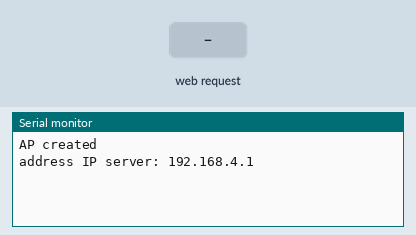
Recording of a sketch running on a simulated ESP32-S2. On the bench: the last lines printed to the serial monitor. The inputs (shaded band) are chosen by the test bench. A WiFi scan finds three made-up networks.

Above: at 0.8 s.
0.9 s: HTTP request GET /scan received
At 1.3 s:
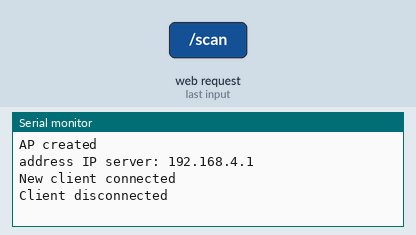
At 4.2 s:
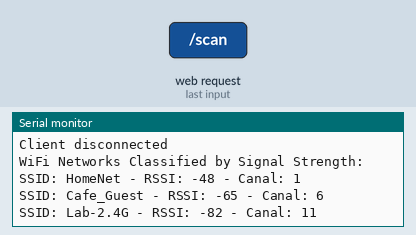

The sketch:

0.7-ESP32-S2.ino
```cpp
#include <WiFi.h>

const char* apSSID = "ESP32_AP";
const char* apPassword = "password123";

bool scanning = false;

struct NetworkInfo {
  String ssid;
  int rssi;
  int channel;
};

NetworkInfo networks[20];

void setup() {
  Serial.begin(115200);

  WiFi.softAP(apSSID, apPassword);

  Serial.println("AP created");

  Serial.print("address IP server: ");
  Serial.println(WiFi.softAPIP());

  startServer();
}

void loop() {
}

void swapNetworks(int i, int j) {
  NetworkInfo temp = networks[i];
  networks[i] = networks[j];
  networks[j] = temp;
}

void scanNetworks() {
  int numNetworks = WiFi.scanNetworks();
  if (numNetworks == 0) {
    Serial.println("No WiFi Found.");
  } else {
    Serial.println("WiFi Networks Classified by Signal Strength:");

    for (int i = 0; i < numNetworks; i++) {
      networks[i].ssid = WiFi.SSID(i);
      networks[i].rssi = WiFi.RSSI(i);
      networks[i].channel = WiFi.channel(i);
    }

    for (int i = 0; i < numNetworks; i++) {
      for (int j = i + 1; j < numNetworks; j++) {
        if (networks[j].rssi > networks[i].rssi) {
          swapNetworks(i, j);
        }
      }
    }

    for (int i = 0; i < numNetworks; i++) {
      Serial.print("SSID: ");
      Serial.print(networks[i].ssid);
      Serial.print(" - RSSI: ");
      Serial.print(networks[i].rssi);
      Serial.print(" - Canal: ");
      Serial.println(networks[i].channel);
    }
  }
}

void startServer() {
  WiFiServer server(80);

  server.begin();

  while (true) {
    WiFiClient client = server.available();

    if (client) {
      Serial.println("New client connected");

      String request = client.readStringUntil('\r');
      client.flush();

      if (request.indexOf("GET /scan") != -1) {
        scanning = true;
      }

      sendResponse(client);

      client.stop();
      Serial.println("Client disconnected");
    }

    if (scanning) {
      scanNetworks();
      scanning = false;
    }
  }
}

void sendResponse(WiFiClient client) {

  client.println("HTTP/1.1 200 OK");
  client.println("Content-Type: text/html");
  client.println("");


  client.println("<html><body>");
  client.println("<h2>WiFi Networks Classified by Signal Strength:</h2>");


  client.println("<form action='/scan' method='get'><input type='submit' value='NEW SCAN'></form>");

  client.println("</body></html>");
}
```

Measured:
- after the input at 0.9 s, the serial monitor: prints a new line at once (image 1)
